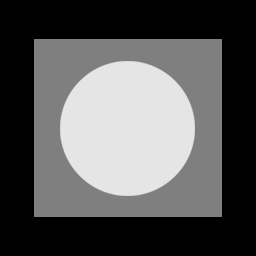
%> input picture Task 3/Fig1.tif, 256 x 256 px
$ octave Lab5.m   (GNU Octave 9; MATLAB toolbox functions it lacks are replaced by stand-ins)
%> lines starting %> are read from the running program, lines starting %| are printed output that depends on the picture; in (x1, y1, x2, y2) boxes, pixels count from 0 and x2, y2 are one past the last pixel; in counts of white or black regions, pixels touching at a corner belong together; the program's own positions count from 1
### Task 3/imnoise2.m
function R = imnoise2(type, M, N, a, b)
%IMNOISE2 Generates an array of random numbers with specified PDF.
%   R = IMNOISE2(TYPE, M, N, A, B) generates an array, R, of size
%   M-by-N, whose elements are random numbers of the specified TYPE
%   with parameters A and B. If only TYPE is included in the
%   input argument list, a  single random number of the specified
%   TYPE and default parameters shown below is generated. If only
%   TYPE, M, and N are provided, the default parameters shown below
%   are used.  If M = N = 1, IMNOISE2 generates a single random
%   number of the specified TYPE and parameters A and B.
%
%   Valid values for TYPE and parameters A and B are:
%
%   'uniform'       Uniform random numbers in the interval (A, B).
%                   The default values are (0, 1).
%   'gaussian'      Gaussian random numbers with mean A and standard
%                   deviation B. The default values are A = 0, B = 1.
%   'salt & pepper' Salt and pepper numbers of amplitude 0 with
%                   probability Pa = A, and amplitude 1 with
%                   probability Pb = B. The default values are Pa =
%                   Pb = A = B = 0.05.  Note that the noise has
%                   values 0 (with probability Pa = A) and 1 (with
%                   probability Pb = B), so scaling is necessary if
%                   values other than 0 and 1 are required. The noise
%                   matrix R is assigned three values. If R(x, y) =
%                   0, the noise at (x, y) is pepper (black).  If
%                   R(x, y) = 1, the noise at (x, y) is salt
%                   (white). If R(x, y) = 0.5, there is no noise
%                   assigned to coordinates (x, y).
%   'lognormal'     Lognormal numbers with offset A and shape
%                   parameter B. The defaults are A = 1 and B =
%                   0.25.
%   'rayleigh'      Rayleigh noise with parameters A and B. The
%                   default values are A = 0 and B = 1.
%   'exponential'   Exponential random numbers with parameter A.  The
%                   default is A = 1.
%   'erlang'        Erlang (gamma) random numbers with parameters A
%                   and B.  B must be a positive integer. The
%                   defaults are A = 2 and B = 5.  Erlang random
%                   numbers are approximated as the sum of B
%                   exponential random numbers.

%   Copyright 2002-2004 R. C. Gonzalez, R. E. Woods, & S. L. Eddins
%   Digital Image Processing Using MATLAB, Prentice-Hall, 2004
%   $Revision: 1.5 $  $Date: 2003/10/12 23:37:29 $

% Set default values.
if nargin == 1
   a = 0; b = 1;
   M = 1; N = 1;
elseif nargin == 3
   a = 0; b = 1;
end

% Begin processing. Use lower(type) to protect against input being
% capitalized.
switch lower(type)
case 'uniform'
   R = a + (b - a)*rand(M, N);
case 'gaussian'
   R = a + b*randn(M, N);
case 'salt & pepper'
   if nargin <= 3
      a = 0.05; b = 0.05;
   end
   % Check to make sure that Pa + Pb is not > 1.
   if (a + b) > 1
      error('The sum Pa + Pb must not exceed 1.')
   end
   R(1:M, 1:N) = 0.5;
   % Generate an M-by-N array of uniformly-distributed random numbers
   % in the range (0, 1). Then, Pa*(M*N) of them will have values <=
   % a. The coordinates of these points we call 0 (pepper
   % noise). Similarly, Pb*(M*N) points will have values in the range
   % > a & <= (a + b).  These we call 1 (salt noise).
   X = rand(M, N);
   c = find(X <= a);
   R(c) = 0;
   u = a + b;
   c = find(X > a & X <= u);
   R(c) = 1;
case 'lognormal'
   if nargin <= 3
      a = 1; b = 0.25;
   end
   R = a*exp(b*randn(M, N));
case 'rayleigh'
   R = a + (-b*log(1 - rand(M, N))).^0.5;
case 'exponential'
   if nargin <= 3
      a = 1;
   end
   if a <= 0
      error('Parameter a must be positive for exponential type.')
   end
   k = -1/a;
   R = k*log(1 - rand(M, N));
case 'erlang'
   if nargin <= 3
      a = 2; b = 5;
   end
   if (b ~= round(b) | b <= 0)
      error('Param b must be a positive integer for Erlang.')
   end
   k = -1/a;
   R = zeros(M, N);
   for j = 1:b
      R = R + k*log(1 - rand(M, N));
   end
otherwise
   error('Unknown distribution type.')
end


### Task 3/Lab5.m
clear
clc
close all

im1=imread('Fig1.tif');
%> im1 is the input picture: size 256x256 uint8; min 0, max 229, mean 87.1
im2=imread('Fig2.tif');
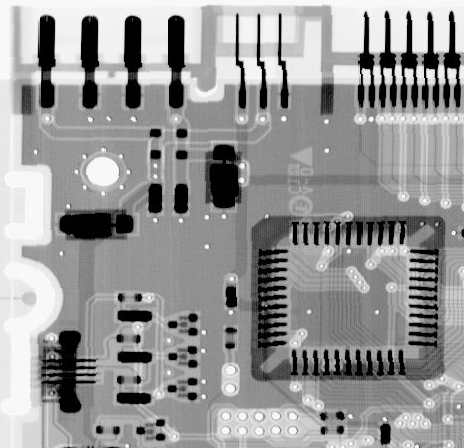
%> input picture Task 3/Fig2.tif, 464 x 448 px
%> im2 is the input picture: size 448x464 uint8; min 0, max 255, mean 150.8
% [37 lines of commented-out code are left out]
imguni=imnoise2('uniform',256,256,0,1);
a=cast(imguni,'uint8');
im1uni=immultiply(im1,a);
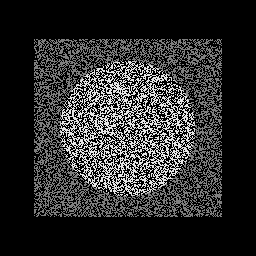
%> im1uni: size 256x256 uint8; min 0, max 229, mean 43.2
imggaussian=imnoise2('gaussian',256,256,0,1);
b=cast(imggaussian,'uint8');
im1gauss=immultiply(im1,b);
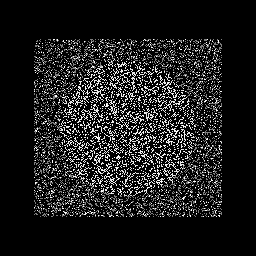
%> im1gauss: size 256x256 uint8; min 0, max 255, mean 29.2
imgsaltpepper=imnoise2('salt & pepper',256,256,0.05,0.05);
c=cast(imgsaltpepper,'uint8');
im1sp=immultiply(im1,c);
imglognormal=imnoise2('lognormal',256,256,1,0.25);
d=cast(imglognormal,'uint8');
im1log=immultiply(im1,d);
imgrayleigh=imnoise2('rayleigh',256,256,0,1);
e=cast(imgrayleigh,'uint8');
im1ray=immultiply(im1,e);
imgexponential=imnoise2('exponential',256,256,1);
f=cast(imgexponential,'uint8');
im1exp=immultiply(im1,f);
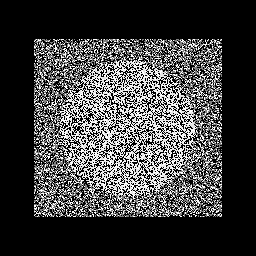
%> im1exp: size 256x256 uint8; min 0, max 255, mean 62.3
imgerlang=imnoise2('erlang',256,256,2,5);
g=cast(imgerlang,'uint8');
im1erl=immultiply(im1,g);
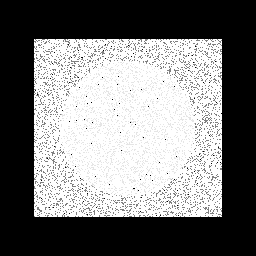
%> im1erl: size 256x256 uint8; min 0, max 255, mean 121.6


 im1unilog=edge(im1,'log');
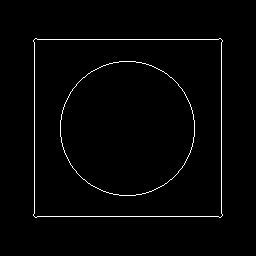
%> im1unilog: size 256x256 logical; 1.7% white in thin lines or dots, all inside (x1, y1, x2, y2) = (33, 38, 223, 218)
 im1unicanny=edge(im1,'canny');
 im2unilog=edge(im2,'log');
%> im2unilog: size 448x464 logical; 5.9% white in thin lines or dots
 im2unicanny=edge(im2,'canny');
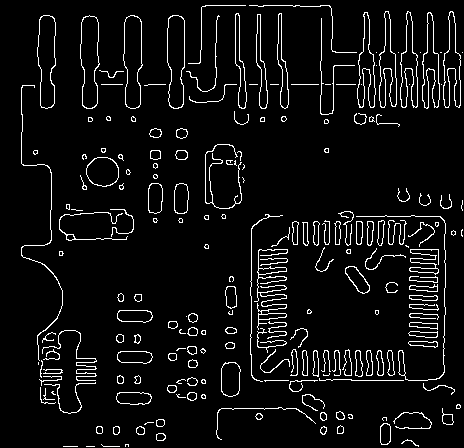
%> im2unicanny: size 448x464 logical; 6% white in thin lines or dots

  figure,
  subplot (1,4,1), imshow(im1), title ('Fig1 original image ');
  subplot (1,4,2), imshow(im1uni), title ('Fig1 with noise');
  subplot (1,4,3), imshow(im1unilog), title ('Noisy Fig1 with Marr-Hildreth edge detection');
  subplot (1,4,4), imshow(im1unicanny), title ('Noisy Fig1 with Canny edge detection');
 % [28 lines of commented-out code are left out]
